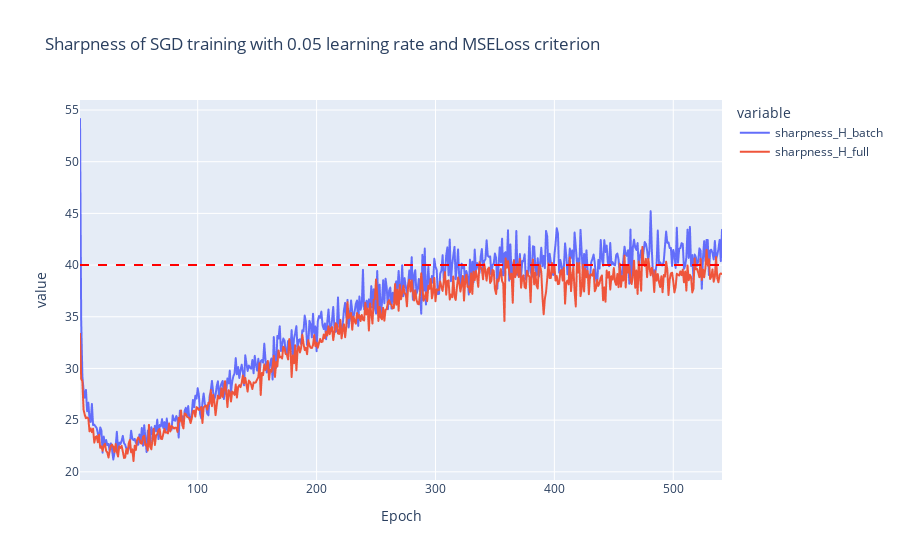

Notebook code for this chart:
### Code cell
plot_sharpness(metadata=md, output=out, model_id=2)

### Figure 1 — Plotly figure (JSON) as saved in the notebook; plotly's stock layout.template omitted (floating-point values rounded to 4 significant figures; data arrays with more than 128 entries replaced by an {"elided": "..."} marker saying what was removed)
{"data": [{"hovertemplate": "variable=sharpness_H_batch<br>Epoch=%{x}<br>value=%{y}<extra></extra>", "legendgroup": "sharpness_H_batch", "line": {"color": "#636efa", "dash": "solid"}, "marker": {"symbol": "circle"}, "mode": "lines", "name": "sharpness_H_batch", "showlegend": true, "x": {"elided": "541 int values"}, "xaxis": "x", "y": {"elided": "541 float values"}, "yaxis": "y", "type": "scattergl"}, {"hovertemplate": "variable=sharpness_H_full<br>Epoch=%{x}<br>value=%{y}<extra></extra>", "legendgroup": "sharpness_H_full", "line": {"color": "#EF553B", "dash": "solid"}, "marker": {"symbol": "circle"}, "mode": "lines", "name": "sharpness_H_full", "showlegend": true, "x": {"elided": "541 int values"}, "xaxis": "x", "y": {"elided": "541 float values"}, "yaxis": "y", "type": "scattergl"}], "layout": {"xaxis": {"anchor": "y", "domain": [0.0, 1.0], "title": {"text": "Epoch"}}, "yaxis": {"anchor": "x", "domain": [0.0, 1.0], "title": {"text": "value"}}, "legend": {"title": {"text": "variable"}, "tracegroupgap": 0}, "title": {"text": "Sharpness of SGD training with 0.05 learning rate and MSELoss criterion"}, "shapes": [{"line": {"color": "red", "dash": "dash"}, "type": "line", "x0": 0, "x1": 1, "xref": "x domain", "y0": 40.0, "y1": 40.0, "yref": "y"}]}}
